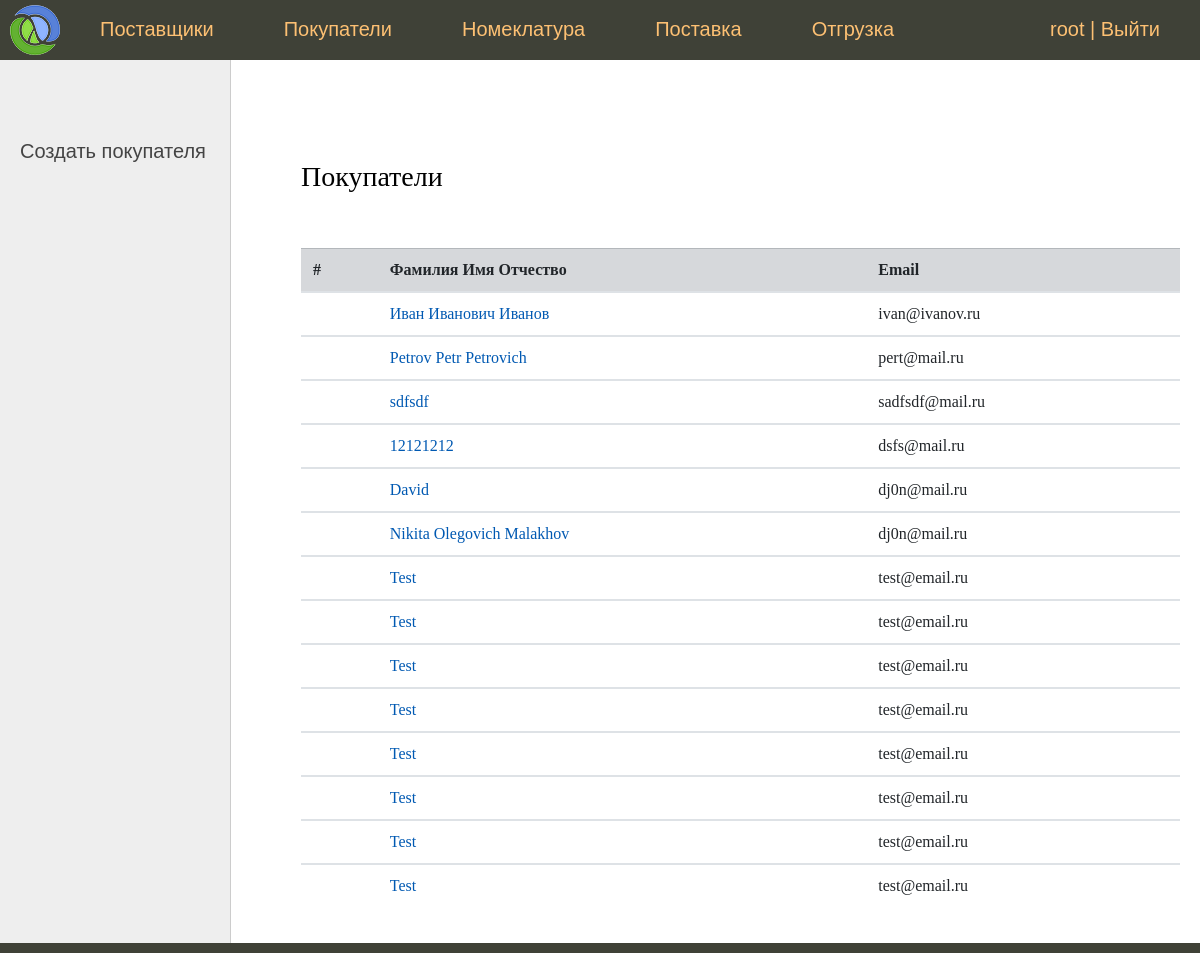
Before: /buyer/ (signed in) with the older database file.
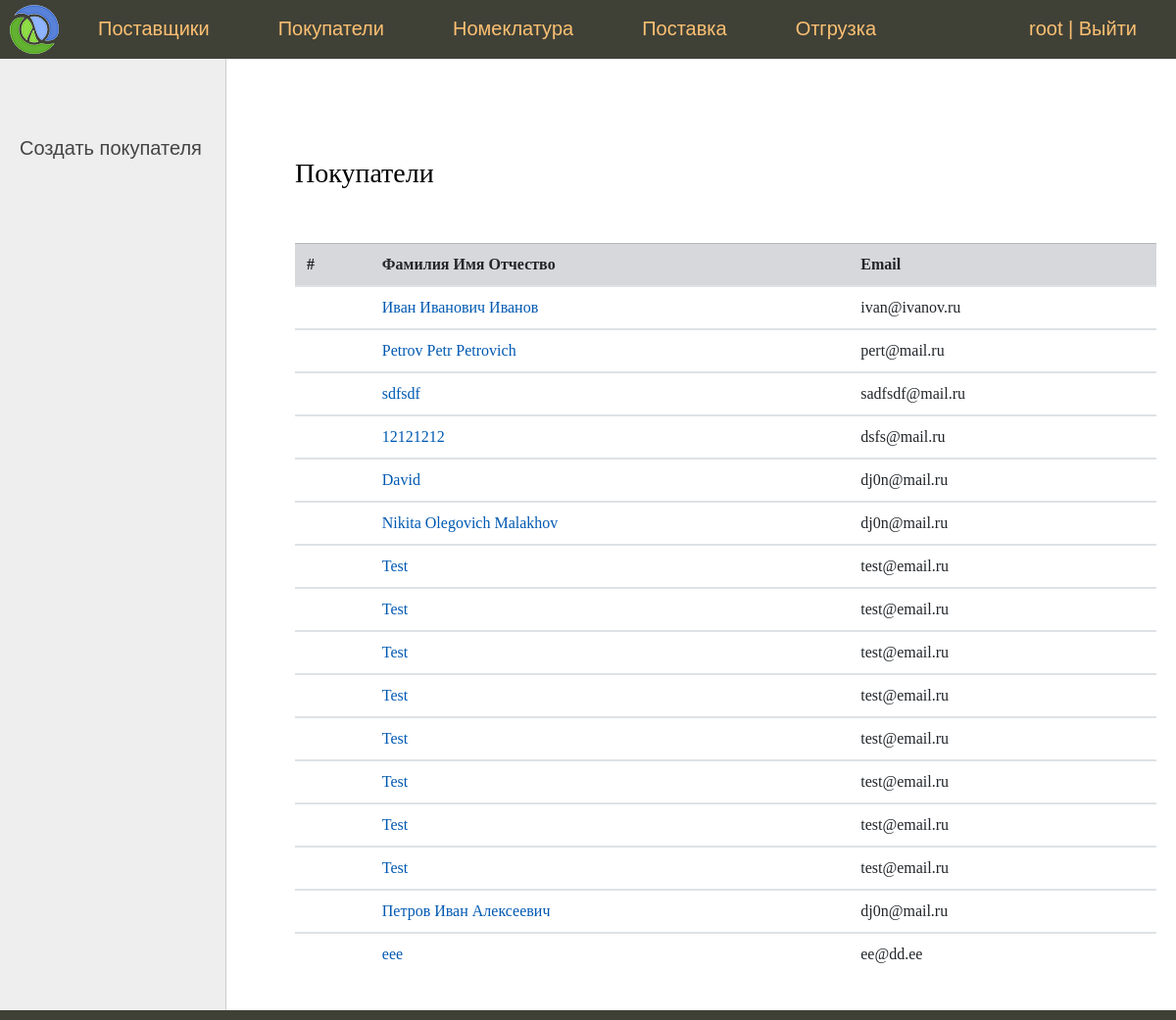
After: the same page with the newer database file.
### sklad/models.py (models this page shows, shortened)
class Contactor(models.Model):
    fio = models.CharField('Фамилия Имя Отчество', max_length=100)
    email = models.EmailField('Email')
    phone = models.IntegerField('Телефон')

class Buyer(Contactor):
    class Meta:
        verbose_name = 'Покупатель'
        verbose_name_plural = 'Покупатели'
    def get_absolute_url(self):
        return reverse('buyer', kwargs={'pk': self.pk})

class Contactor(models.Model):
    fio = models.CharField('Фамилия Имя Отчество', max_length=100)
    email = models.EmailField('Email')
    phone = models.IntegerField('Телефон')

### sklad/views.py (the view)
# urls.py: path('buyer/', BuyerListView.as_view(), name='buyer_list'),  #
class BuyerListView(SuperUserRequiredMixin, DataMixin, ListView):
    model = Buyer
    template_name = 'sklad/contactor_list.html'
    context_object_name = 'buyers'
    def get_context_data(self, *, object_list=None, **kwargs):
        context = super().get_context_data(**kwargs)
        c_def = self.get_user_context()
        context = dict(list(context.items()) + list(c_def.items()))
        context['left_menu'] = [
            {'url_name': 'buyer_add', 'title': 'Создать покупателя'}
        ]
        context['title'] = 'Покупатели'
        return context

### sklad/mixin.py (called while the page is built)
    def dispatch(self, request, *args, **kwargs):
        if not request.user.is_superuser:
            return self.handle_no_permission()
        return super().dispatch(request, *args, **kwargs)

    def get_user_context(self, **kwargs):
        context = kwargs
        if self.request.user.is_superuser:
            context['menu'] = menu
        return context

### sklad/templates/sklad/contactor_list.html (shortened to what this page needs)
{% extends 'sklad/base.html' %}
{% block left_menu %}
    {% include 'sklad/left_menu.html' %}
{% endblock %}
{% block content %}
<h3>{{ title }}</h3><br><br>
    {% if buyers %}
        <table class="table">
        <thead>
        <tr class="table-secondary">
            <th scope="col">#</th>
            <th scope="col">Фамилия Имя Отчество</th>
            <th scope="col">Email</th>
        </tr>
        </thead>
        {% for n in buyers %}
            <tbody>
                <tr>
                    <td></td>
                    <td><a href="{{ n.get_absolute_url }}">{{ n.fio }}</a></td>
                    <td>{{ n.email }}</td>
                </tr>
            </tbody>
	    {% endfor %}
        </table>
    {% endif %}
{% endblock %}

### sklad/templates/sklad/base.html (shortened to what this page needs)
{% load static %}
{% load bootstrap4 %}
{% bootstrap_css %}
<!DOCTYPE html>
<html>
<head>
	<link type="text/css" href="{% static 'sklad/css/styles.css' %}" rel="stylesheet" />
</head>
<body>
<table class="table-page" border=0 cellpadding="0" cellspacing="0">
<tr><td valign=top>
{% block mainmenu %}
		<div class="header">
			<ul id="mainmenu" class="mainmenu">
			<li class="logo"><a href="{% url 'home' %}"><div class="logo"></div></a></li>
{% for m in menu %}
			<li><a href="{% url m.url_name %}">{{m.title}}</a></li>
{% endfor %}
            {% if request.user.is_authenticated %}
				<li class="last">{{ user.username }} | <a href="{% url 'logout' %}">Выйти</a></li>
            {% else %}
                <li class="last"><a href="{% url 'login' %}">Войти</a></li>
            {% endif %}
			</ul>
		</div>
{% endblock mainmenu %}
<table class="table-content" border=0 cellpadding="0" cellspacing="0">
<tr>
	<td valign="top" class="left-chapters">
{% block left_menu %}{% endblock %}
</td>
<td valign="top" class="content">
	<div class="content-text">
{% block content %}
{% endblock %}
	</div>
</td></tr></table>
</td></tr>
<tr><td valign=top>
	<div id="footer">
	</div>
</td></tr></table>
</body>
</html>

### sklad/templates/sklad/left_menu.html (shortened to what this page needs)
    <ul id="leftchapters">
        {% for m in left_menu %}
            <li><a href="{% url m.url_name %}">{{ m.title }}</a></li>
        {% endfor %}
	</ul>

### sklad/static/sklad/css/styles.css (style rules this page uses)
html, body { font-family: 'Arial'; margin: 0; padding: 0; height: 100%; width: 100%; color: #444; }
a { color: #0059b2; text-decoration: none; }
.table-page { width: 100%; height: 100%; vertical-align: top; }
.table-page tr { height: 100%; }
.header { background: #3F4137; height: 60px; }
.logo { background: url('../images/logo.png') no-repeat 10px 5px; width: 70px; height: 60px; }
ul.mainmenu { list-style: none; margin: 0; padding: 0; height: 60px; color: #fdc073; font-size: 20px; overflow: hidden; }
ul.mainmenu li { float: left; margin: 18px 40px 0 30px; }
ul.mainmenu li.logo { margin: 0; }
ul.mainmenu li.last { float: right; }
ul.mainmenu li a { color: #fdc073; text-decoration: none; }
.table-content { width: 100%; min-height: 100%; height: 100%; }
.left-chapters { margin: 0; background: #eee; border-right: 1px solid #ccc; min-height: 100%; }
.left-chapters ul { width: 230px; min-height: 100%; margin: 0; padding: 20px 10px 10px 20px; list-style: none; font-size: 20px; }
.left-chapters ul li { margin: 30px 0 0 0; color: #999; }
.left-chapters ul li a { color: #444; text-decoration: none; }
.content { padding: 40px 20px 20px 40px; width: 100%; box-sizing: border-box; }
.content-text { margin: 60px 0 0 30px; color: #000; font-size: 20px; font-family: Yandex Sans Display Light; }
#footer { box-sizing: border-box; background: #3F4137; padding: 5px; color: #aaa; font-size: 14px; font-family: Verdana, Geneva, Arial, Helvetica; text-align: left; overflow: hidden; }

Changed rows visible on the page:
added Buyer: fio "Петров Иван Алексеевич", email "dj0n@mail.ru"
added Buyer: fio "eee", email "ee@dd.ee"
